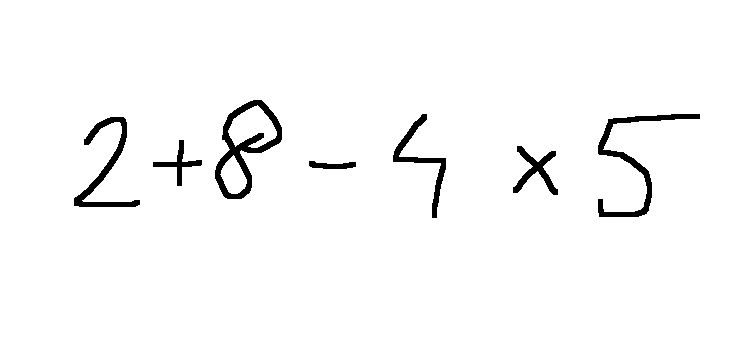
#> input picture notebooks/eq.png, 753 x 342 px
$ jupyter execute --allow-errors detection.ipynb
#> lines starting #> are read from the running program, lines starting #| are printed output that depends on the picture; after the words box and inside, x2 and y2 are one past the last pixel; in counts of white or black regions, pixels touching at a corner belong together
[cell 1]
import cv2
from keras.models import load_model

[cell 2]
classes = {'*': 0, '+': 1, '-': 2, '/': 3, '0': 4, '1': 5, '2': 6, '3': 7, '4': 8, '5': 9, '6': 10, '7': 11, '8': 12, '9': 13, '=': 14}
rev_classes = {v:k for k, v in classes.items()}
n_classes = len(classes)

#> (a cell that did not finish here is left out)

[cell 4]
def model_predict(img):
    size = (28, 28)
    img = cv2.resize(img, dsize=size, interpolation=cv2.INTER_CUBIC)
    img = cv2.cvtColor(img, cv2.COLOR_BGR2GRAY)
    img = img.astype("float32")
    img /= 255
    img = img.reshape(1, 28*28)

    prediction = model.predict(img)
    prediction = prediction[0].argmax(axis=-1)
    return rev_classes[prediction]

[cell 5]
im = cv2.imread('eq.png')
#> im is the input picture: shape (342, 753, 3); mean B, G, R 248, 248.1, 248
height, width, _ = im.shape
#> height = 342; width = 753
im_copy = im.copy()

gray = cv2.cvtColor(im, cv2.COLOR_BGR2GRAY)
blur = cv2.GaussianBlur(gray, (5, 5), 0)
thresh = cv2.adaptiveThreshold(blur, 255, 1, 1, 11, 2)
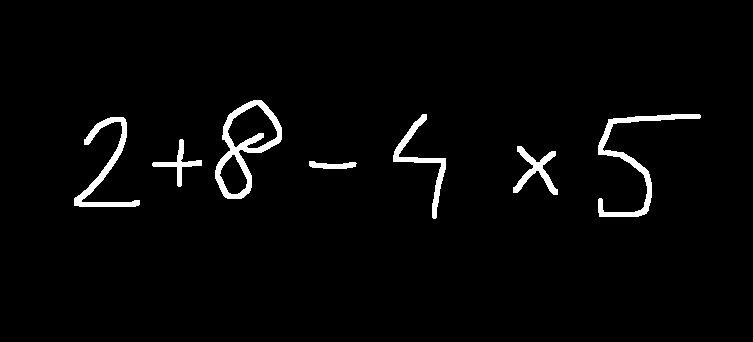
#> thresh: shape (342, 753); 2.7% white; 7 white regions
# detections
contours, hierarchy = cv2.findContours(thresh, cv2.RETR_LIST, cv2.CHAIN_APPROX_SIMPLE)
#> contours = 9 contours; largest, box (x1, y1, x2, y2) and area: (215, 100, 282, 199) 3607, (227, 104, 278, 149) 1364, (598, 114, 701, 217) 1245, (74, 117, 140, 207) 1042, (393, 114, 446, 219) 758

bboxes = sorted([cv2.boundingRect(c) for c in contours], key=lambda x: (x[0], x[0]+x[2]))
#> bboxes = [(74, 117, 66, 90), (152, 139, 50, 48), (215, 100, 67, 99), (219, 154, 29, 41), (227, 104, 51, 45), (309, 161, 48, 8), (393, 114, 53, 105), (513, 146, 45, 49), (598, 114, 103, 103)]

def merge_bboxes(bbox1, bbox2):
    x = min(bbox1[0], bbox2[0])
    y = min(bbox1[1], bbox2[1])
    w = max(bbox1[0]+bbox1[2], bbox2[0]+bbox2[2]) - x
    h = max(bbox1[1]+bbox1[3], bbox2[1]+bbox2[3]) - y
    return [x, y, w, h]

normalized_bboxes = []

for bbox in bboxes:
    if not normalized_bboxes:
        normalized_bboxes.append(bbox)
        continue

    prev = normalized_bboxes[-1]
    if prev[0]+prev[2] >= bbox[0]:
        normalized_bboxes[len(normalized_bboxes)-1] = merge_bboxes(prev, bbox)
    else:
        normalized_bboxes.append(bbox)
#> this loop made 9 passes
#> (bbox, prev) on passes 2, 3, 6, 7, 8, 9: ((152, 139, 50, 48), (74, 117, 66, 90)), ((215, 100, 67, 99), (152, 139, 50, 48)), ((309, 161, 48, 8), [215, 100, 67, 99]), ((393, 114, 53, 105), (309, 161, 48, 8)), ((513, 146, 45, 49), (393, 114, 53, 105)), ((598, 114, 103, 103), (513, 146, 45, 49))
#> (bbox, x in merge_bboxes, y in merge_bboxes, w in merge_bboxes, h in merge_bboxes) on passes 4 to 5: ((219, 154, 29, 41), 215, 100, 67, 99), ((227, 104, 51, 45), 215, 100, 67, 99)
#> after the loop, normalized_bboxes = [(74, 117, 66, 90), (152, 139, 50, 48), [215, 100, 67, 99], (309, 161, 48, 8), (393, 114, 53, 105), (513, 146, 45, 49), (598, 114, 103, 103)]

eq = ""

margin = 20
#> (the rest of this cell did not finish here and is left out)
